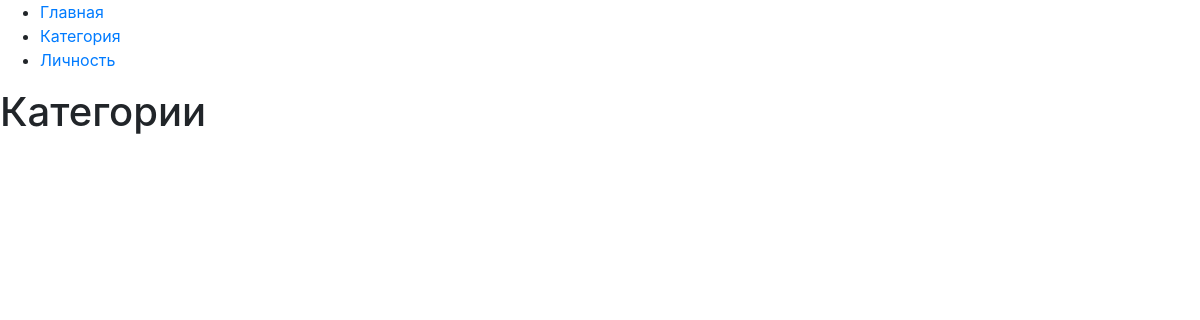
The app's page /category/, older data.
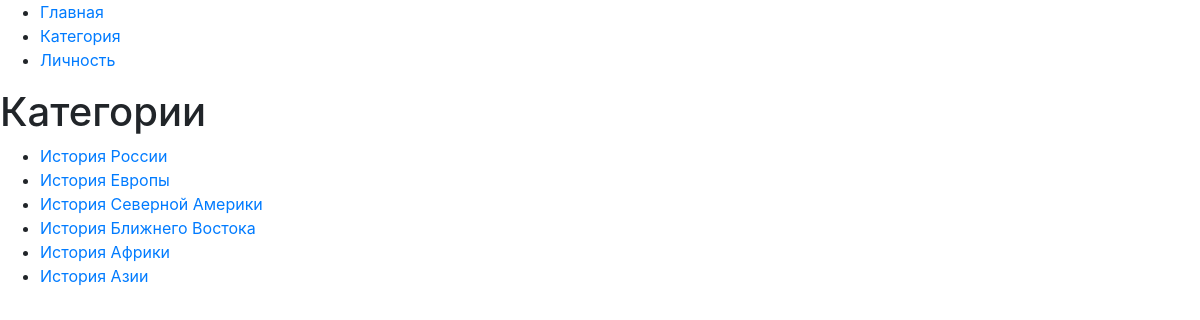
The same page, newer data.
### history/models.py (models this page shows)
class Category(models.Model):
    name = models.CharField(max_length=128)
    desc = models.TextField(blank=True)
    def __str__(self):
        return self.name
    class Meta:
        verbose_name = 'Категория'
        verbose_name_plural = 'Категории'

### history/views.py (the view)
# urls.py: path('category/', history.category),
def category(request):
    categories = Category.objects.all()
    context = {
        'categories': categories,
        'page_title': 'каталог'
    }
    return render(request, 'history/category.html', context)

### history/templates/history/category.html
{% extends 'history/base.html' %}
{% block content %}
    <h1>Категории</h1>
    <div class="catalog-menu">
        <ul>
            {% for item in categories %}
                <li>
                    <a href="">
                        {{ item }}
                    </a>
                </li>
            {% endfor %}
        </ul>
    </div>
{% endblock %}

### history/templates/history/base.html (shortened to what this page needs)
<!DOCTYPE html>
<html lang="ru">
<head>
    {% block css %}
        <link rel="stylesheet" href="/static/css/bootstrap.min.css">
    {% endblock %}
</head>
<body>
<div class="main-menu">
    <ul>
        <li>
            <a href="/">Главная</a>
        </li>
        <li>
            <a href="/category/">Категория</a>
        </li>
        <li>
            <a href="/personality/">Личность</a>
        </li>
    </ul>
</div>
{% block content %}
{% endblock %}
</body>
</html>

Row changes from the older to the newer data that the page shows:
added Category: name "История России"
added Category: name "История Европы"
added Category: name "История Северной Америки"
added Category: name "История Ближнего Востока"
added Category: name "История Африки"
added Category: name "История Азии"
